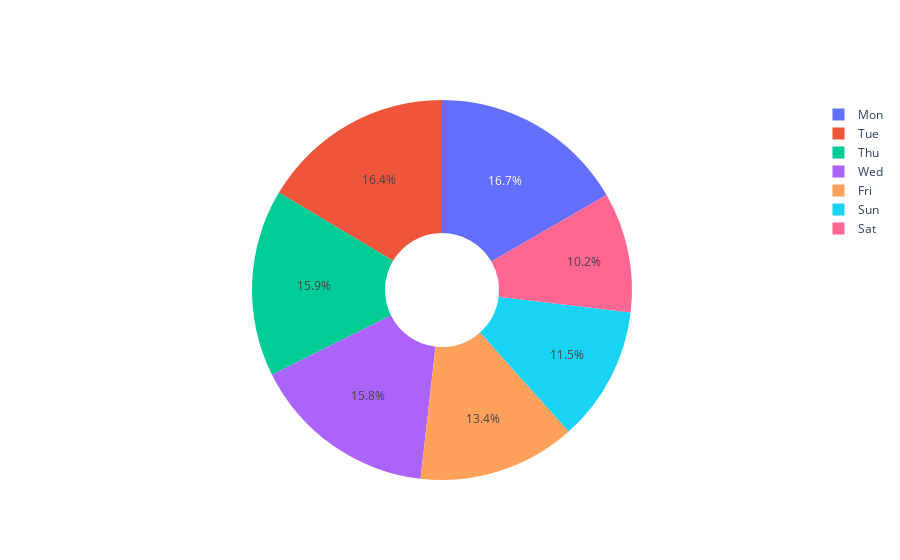

This figure's notebook cell:
### Code cell
labels = total_rev_hour['Sales DayofWeek']
values = total_rev_hour['Sales Revenue']

# Use `hole` to create a donut-like pie chart
fig = go.Figure(data=[go.Pie(labels=labels, values=values, hole=.3)])
fig.show()

### Figure 1 — Plotly figure (JSON) as saved in the notebook; plotly's stock layout.template omitted (floating-point values rounded to 4 significant figures; data arrays with more than 128 entries replaced by an {"elided": "..."} marker saying what was removed)
{"data": [{"hole": 0.3, "labels": {"elided": "463 str values"}, "type": "pie", "values": {"elided": "463 float values"}}], "layout": {}}
